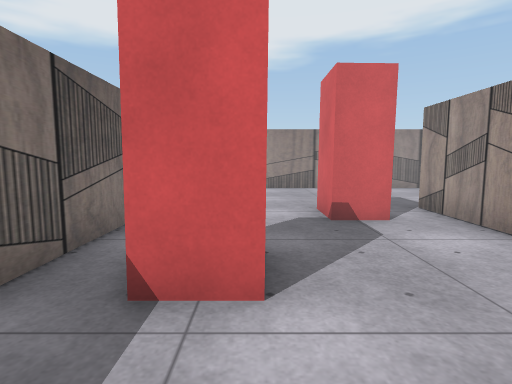
[1] (above)

18 first-person views from a walk through a scene from a Unity 3-D project. The camera is 1.2 m above the floor, tilts 6° down and sees 80° across. The floor is counted in squares, 1 m on a side. Each view is taken from the middle of a square. On the plan, view 1 faces up. The plan holds only what a view shows up to about 13 squares ahead; the rest is blank. Some animated figures are left out. Some surface patterns are stand-ins.

[2]
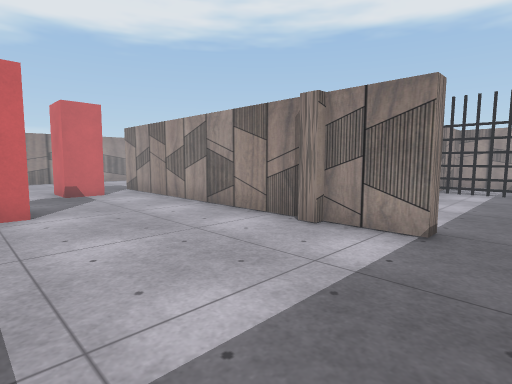

[3]
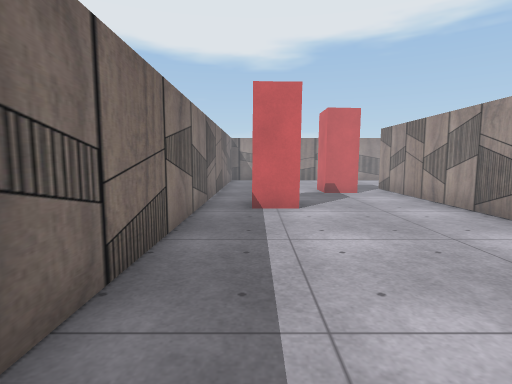

[4]
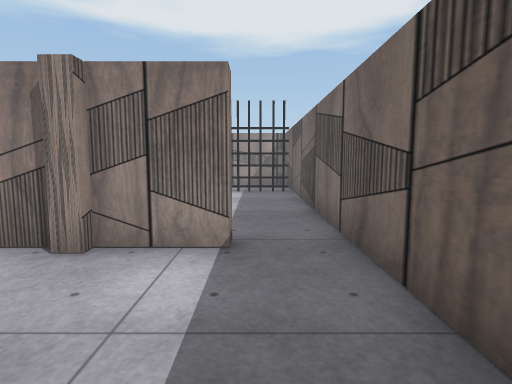

[5]
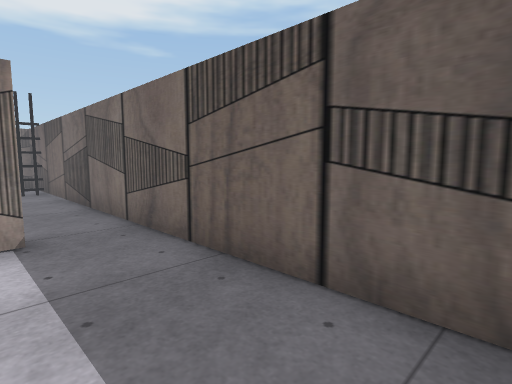

[6]
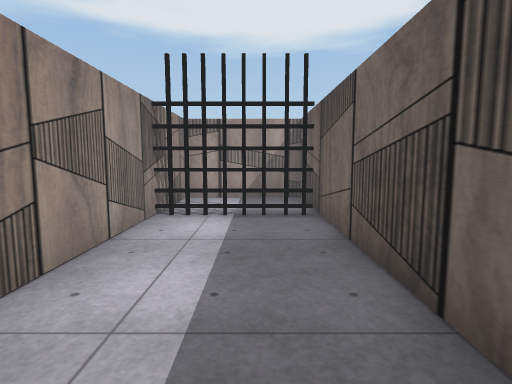

[7]
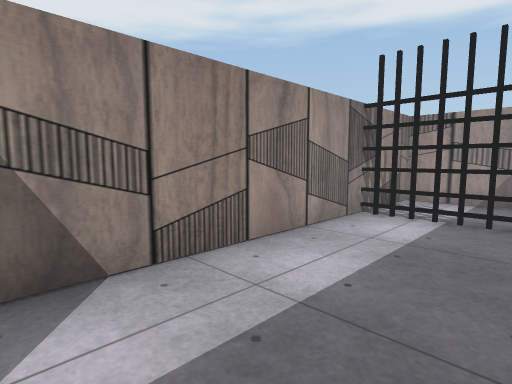

[8]
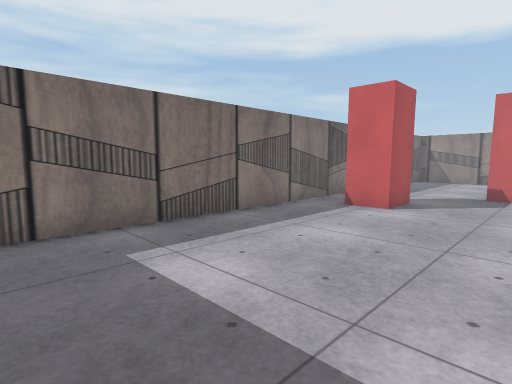

[9]
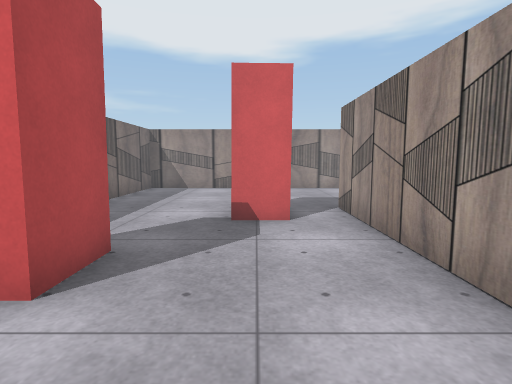

[10]
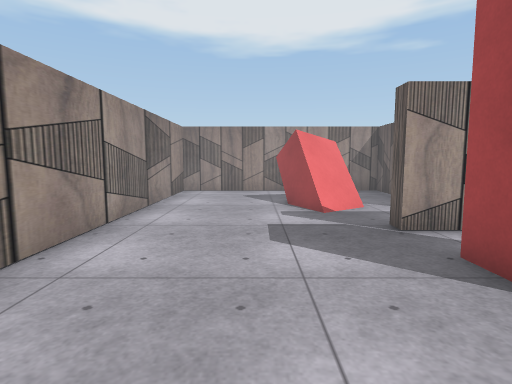

[11]
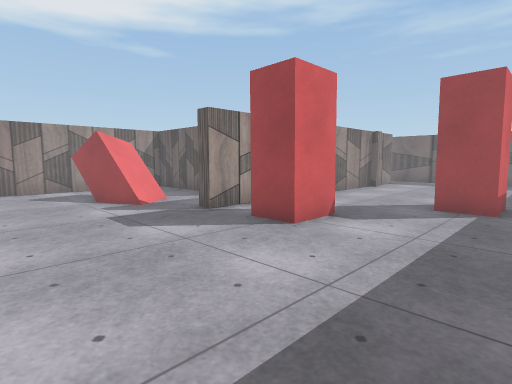

[12]
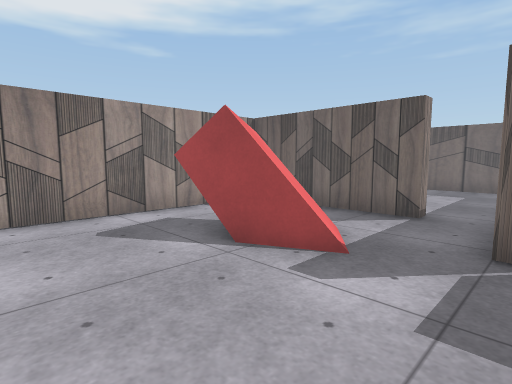

[13]
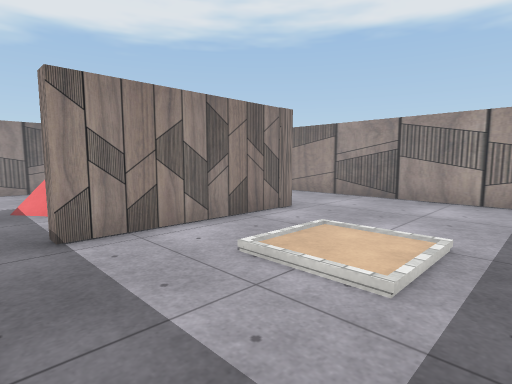

[14]
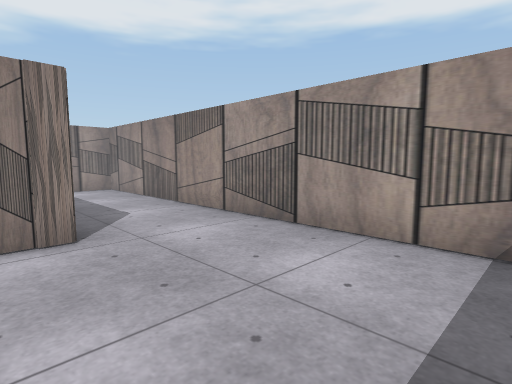

[15]
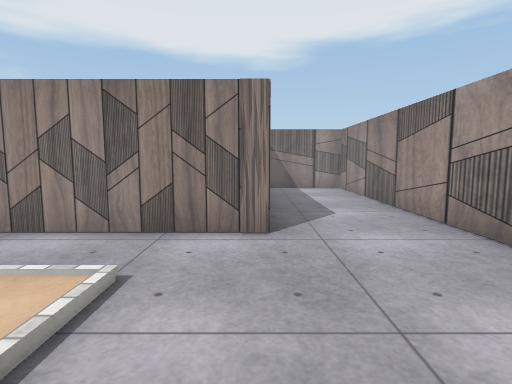

[16]
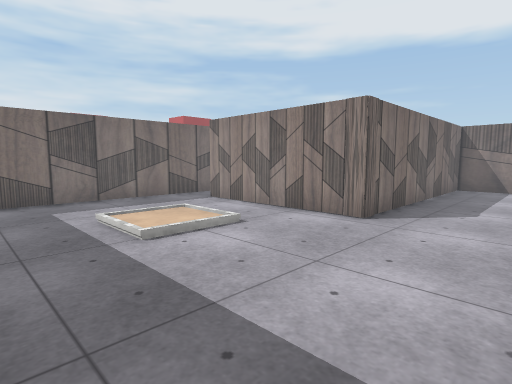

[17]
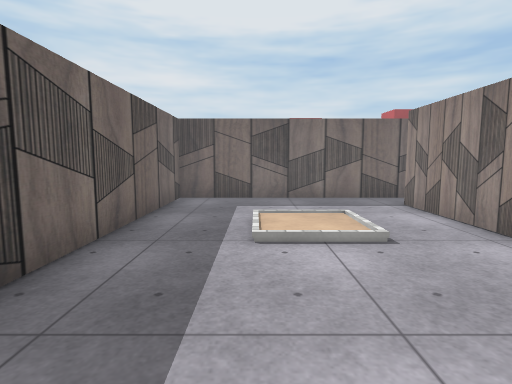

[18]
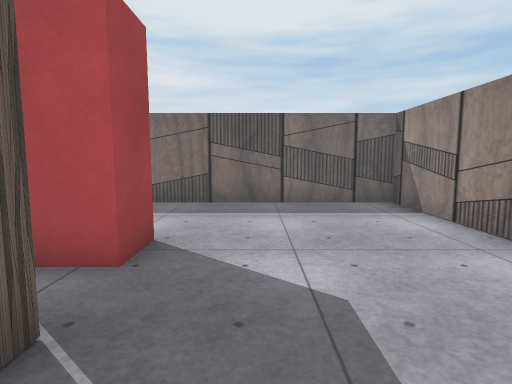

### Floor plan
Key: @ floor where view 1 was taken; # wall or solid block; . floor; / step, stairs or slope; = window, fence, low wall or low ledge; ^ raised ledge; T thing the floor can be seen under or through.
Columns run from 3 left of view 1 to 15 right of it. Each row starts with its distance up from view 1.
 13 ###################
 12 #.............#...#
 11 #.............#...#
 10 #.............#...#
  9 #.........##^.#...#
  8 #........=##^.#...#
  7 #....###..=...#...#
  6 #....###......#...#
  5 #......#.######...#
  4 #.##...#..........#
  3 #.##...#...//.....#
  2 #......#..........#
  1 #......#...//.....#
  0 #..@...#..........#
 -1 #......#........ .#
 -2 #......############
 -3 #......#.......T..#
 -4 #..............T..#
 -5 #..............####
 -6   ##############

Positions as (right, up) in squares from view 1, and headings:
1: (0, 0), facing up
2: (-1, -5), facing up-right
3: (-1, -5), facing up
4: (0, -4), facing right
5: (-1, -3), facing down-right
6: (5, -4), facing right
7: (5, -5), facing up-right
8: (3, -5), facing up-left
9: (2, 0), facing up
10: (-1, 10), facing right
11: (-2, 12), facing down-right
12: (4, 12), facing down-right
13: (5, 0), facing up-right
14: (10, 0), facing up-right
15: (11, 0), facing up
16: (14, -1), facing up-left
17: (14, 1), facing left
18: (6, 9), facing left
